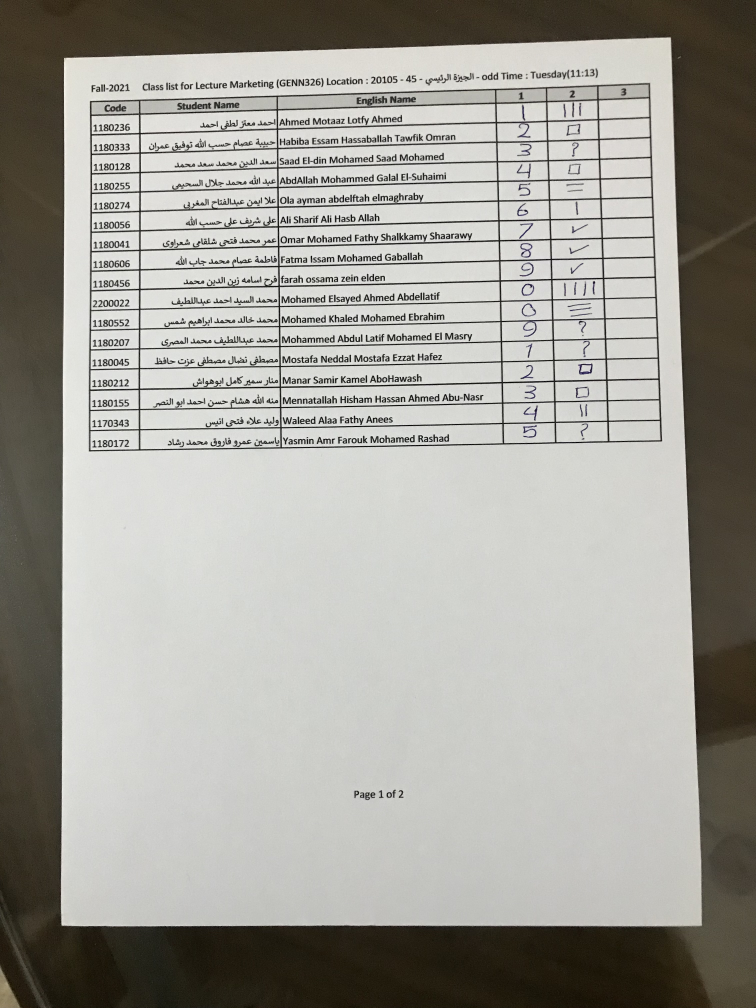
#> input picture Test/1.jpg, 3024 x 4030 px (shown at 1/4 size); its folder holds only this picture in this run
$ python -i bubble_sheet.py   (imports and definitions only)
#> lines starting #> are read from the running program, lines starting #| are printed output that depends on the picture; after the words box and inside, x2 and y2 are one past the last pixel; in counts of white or black regions, pixels touching at a corner belong together
#> further down, picture is the input picture: shape (4030, 3024, 3); mean B, G, R 152.8, 159.6, 161.2
# import the necessary packages
from modules.utils import *

from imutils.perspective import four_point_transform
from imutils import contours as COUNTOURS
import argparse
import re
from PIL import Image
import sys

# Globals
see_details = False

# functions


# [361 lines left out: functions fill_grades, read_file, check_bubble_existence, check_row_validity, get_num_of_row_bubbles, detect_one_row and 5 more, not called in this run]


def getId(image):
    original = image.copy()
    gray = cv2.cvtColor(original, cv2.COLOR_BGR2GRAY)
    blurred = cv2.GaussianBlur(gray, (5, 5), 0)
    edged = cv2.Canny(blurred, 75, 200)
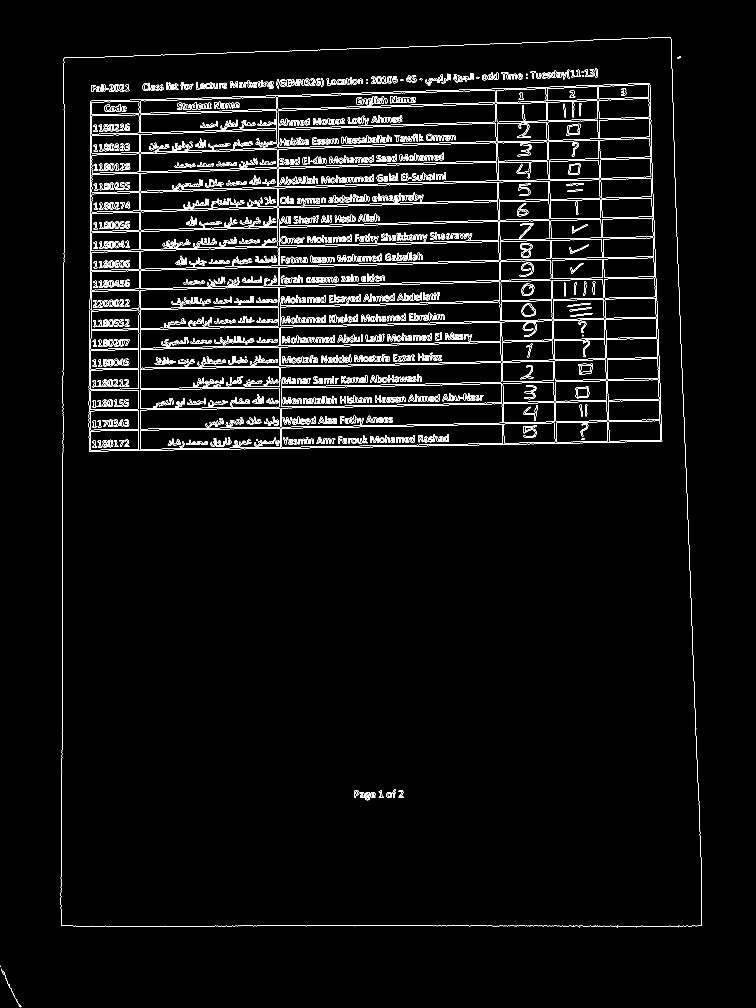
#> edged: shape (4030, 3024) (shown at 1/4 size); 2% white in thin lines or dots, all inside (x1, y1, x2, y2) = (0, 149, 2808, 4029)
    kernal = np.ones((3, 3), np.uint8)
    after_dilation = cv2.dilate(edged, kernal, iterations=2)
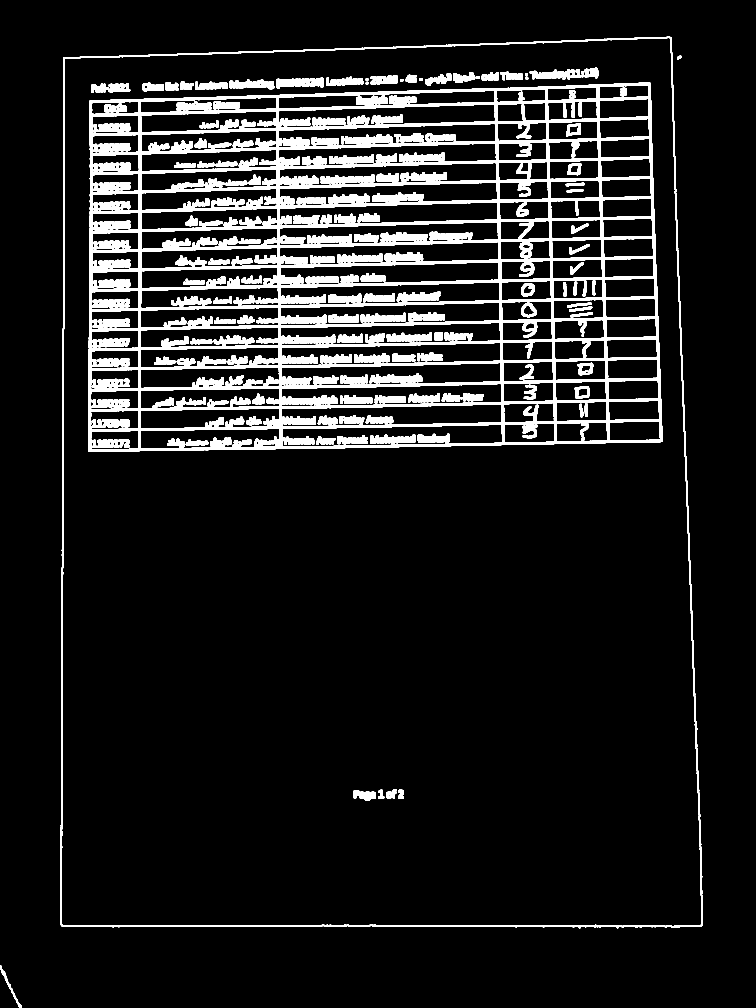
#> after_dilation: shape (4030, 3024) (shown at 1/4 size); 9.6% white; 192 white regions

    # find contours in the edged image
    contours = cv2.findContours(
        after_dilation.copy(), cv2.RETR_EXTERNAL, cv2.CHAIN_APPROX_SIMPLE)
#> contours = 4 contours; box (x1, y1, x2, y2) and area: (241, 147, 2810, 3713) 8788880, (3, 3872, 88, 4030) 1170, (2708, 223, 2725, 237) 158, (0, 3861, 6, 3870) 36
    contours = imutils.grab_contours(contours)
    idBox = None

    contours = sorted(contours, key=cv2.contourArea, reverse=True)
    # ensure that at least one contour was found
    if len(contours) > 0:
        # sort the contours according to their size in descending order
        contours = sorted(contours, key=cv2.contourArea, reverse=True)
        # loop over the sorted contours
        for cnt in contours:
            # approximate the contour
            peri = cv2.arcLength(cnt, True)
            approx = cv2.approxPolyDP(cnt, 0.02 * peri, True)
            # if our approximated contour has four points, then we sucessfully found the box
            if len(approx) == 4:
                idBox = approx
                break
#> this loop made 1 pass
#> (peri, idBox) on pass 1: (12347.7, [[2684, 148], [254, 230], [245, 3704], [2808, 3703]])

    # ensure that at least one contour was found
    box = four_point_transform(image, idBox.reshape(4, 2))
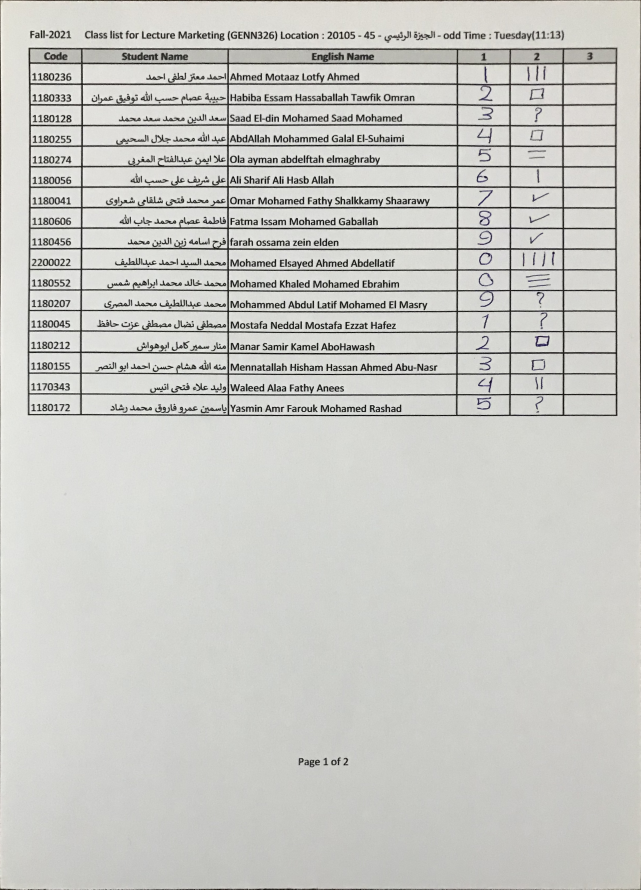
#> box: shape (3557, 2563, 3) (shown at 1/4 size); mean B, G, R 196.9, 201.2, 200.9
    if (see_details):
        show_images([box], ["ID Box"])
    roi = np.copy(box)
    kernel = cv2.getStructuringElement(cv2.MORPH_RECT, (2, 1))
    border = cv2.copyMakeBorder(
        roi, 2, 2, 2, 2, cv2.BORDER_CONSTANT, value=[255, 255])
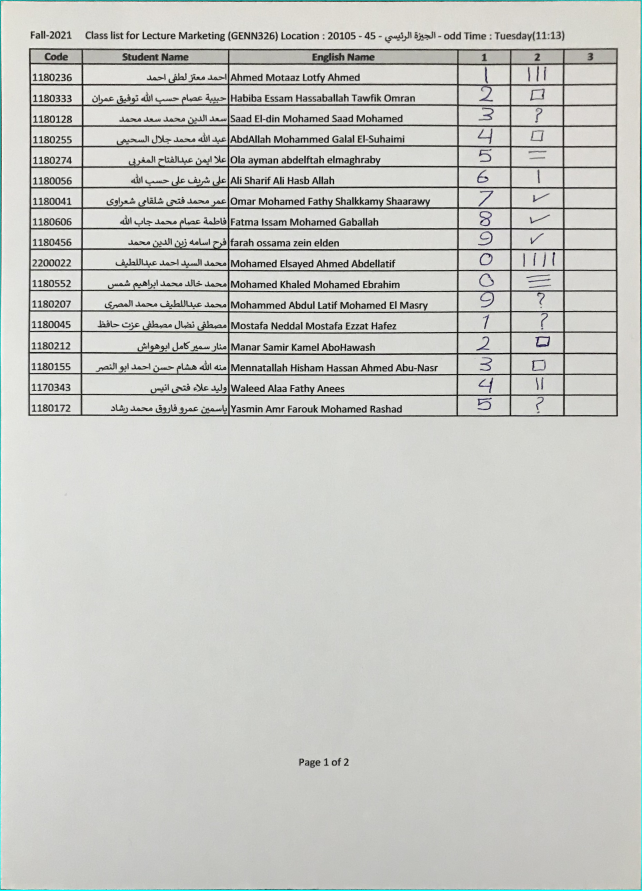
#> border: shape (3561, 2567, 3) (shown at 1/4 size); mean B, G, R 197, 201.3, 200.4
    resizing = cv2.resize(border, None, fx=2, fy=2,
                          interpolation=cv2.INTER_CUBIC)
    dilation = cv2.dilate(resizing, kernel, iterations=1)
    erosion = cv2.erode(dilation, kernel, iterations=2)
    img3 = cv2.cvtColor(erosion, cv2.COLOR_BGR2GRAY)
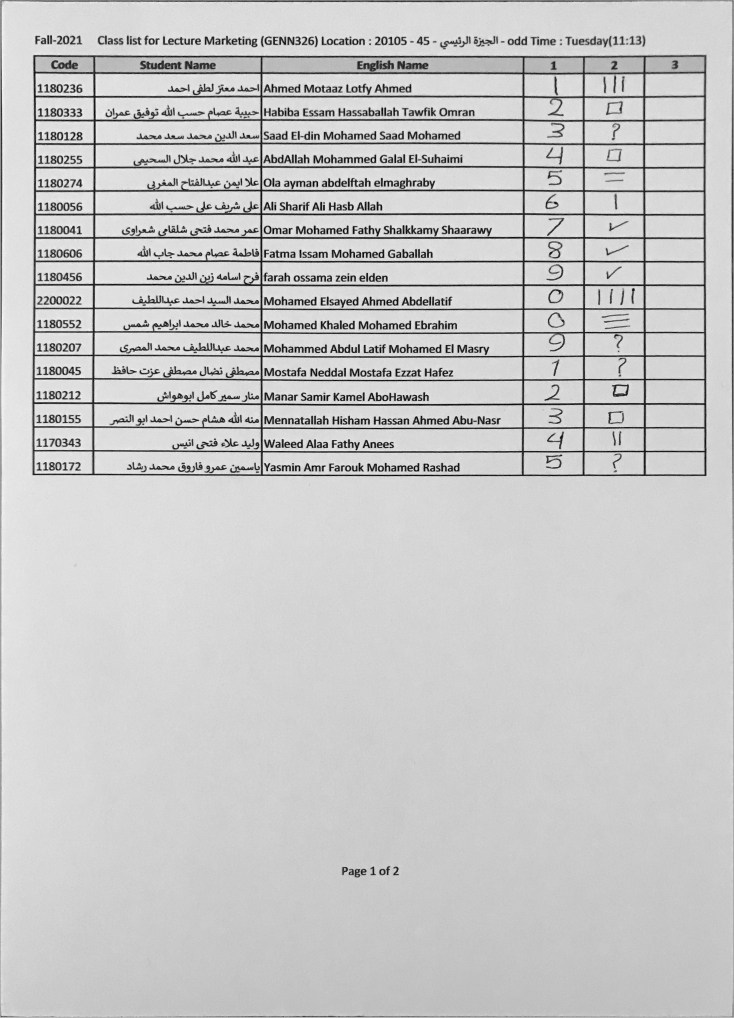
#> img3: shape (7122, 5134) (shown at 1/7 size); min 0, max 255, mean 199.8
    thresh = cv2.threshold(
        img3, 0, 255, cv2.THRESH_OTSU + cv2.THRESH_BINARY_INV)[1]
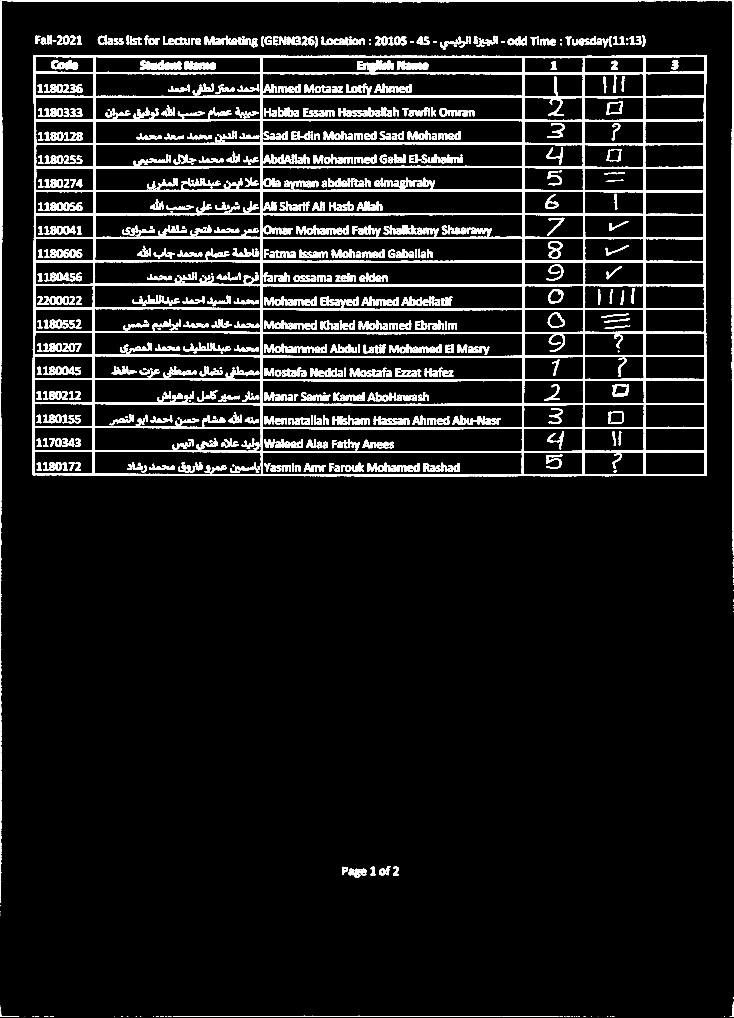
#> thresh: shape (7122, 5134) (shown at 1/7 size); 7.1% white; 1058 white regions (41 under 20 px), largest, box (x1, y1, x2, y2) and area: (226, 384, 4946, 3334) 1283869, (5, 4, 5132, 3887) 86874, (979, 422, 1272, 486) 11522
#> (the run stopped early here; a loop or call above may not have finished)

$ run again, on Test/10.jpg
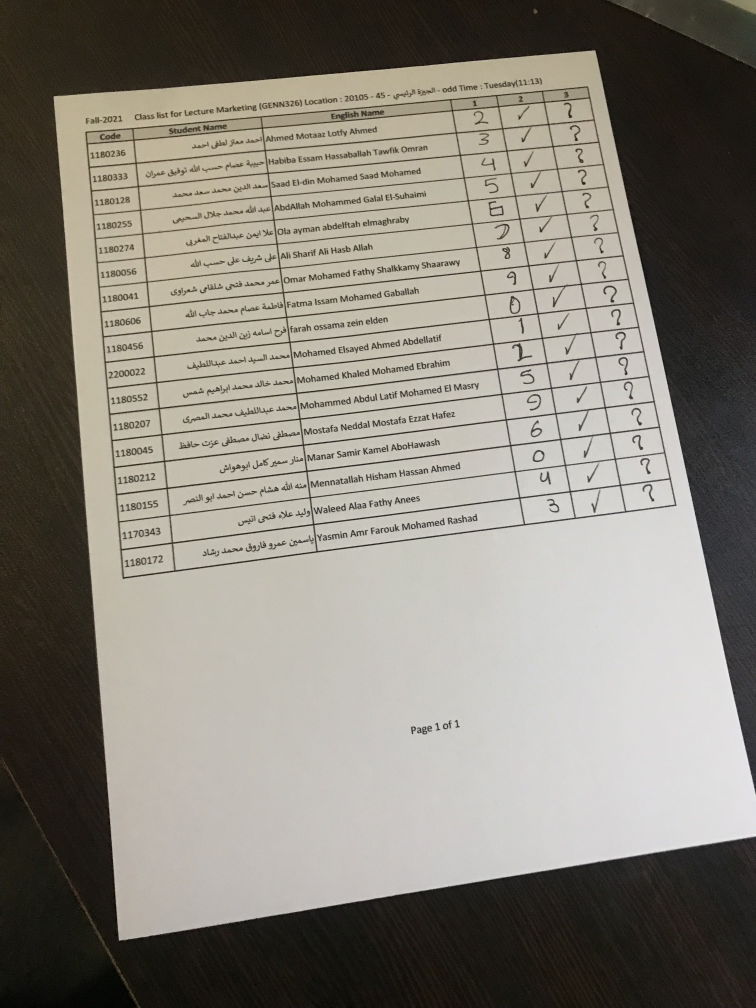
#> input picture Test/10.jpg, 3024 x 4032 px (shown at 1/4 size)
#> picture is the input picture: shape (4032, 3024, 3); mean B, G, R 122, 131.3, 135.7
#> in getId, `edged = cv2.Canny(blurred, 75, 200)`:
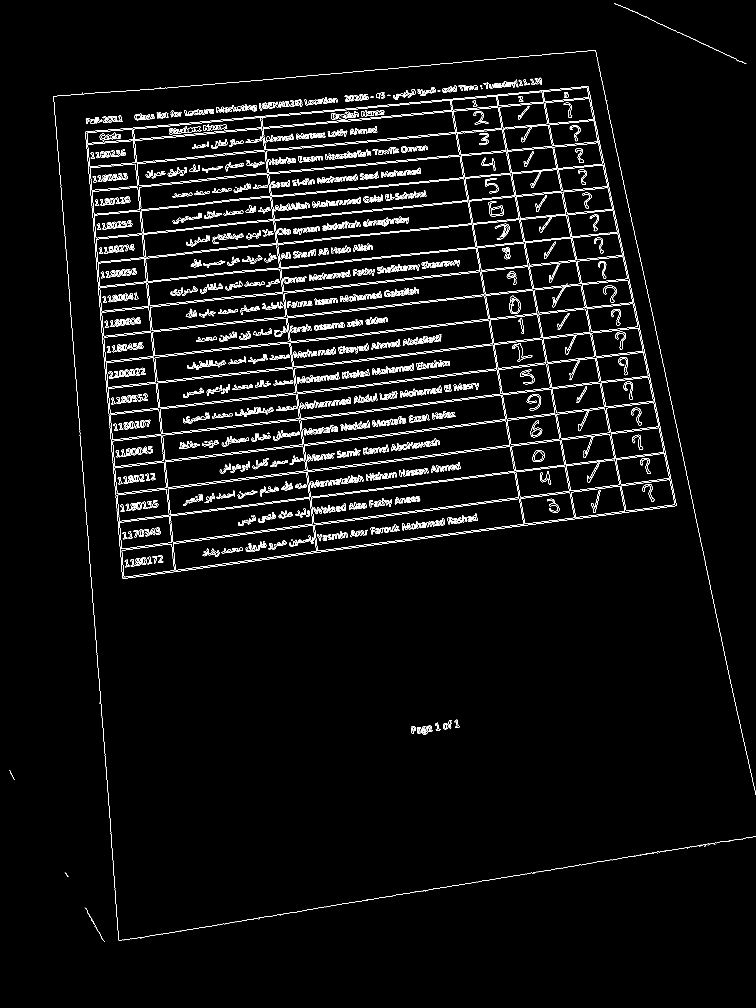
#> edged: shape (4032, 3024) (shown at 1/4 size); 1.9% white in thin lines or dots
#> after_dilation: shape (4032, 3024); 9.3% white; 245 white regions
#> contours = 31 contours; largest, box (x1, y1, x2, y2) and area: (339, 343, 2708, 2317) 3732298, (212, 199, 3024, 3766) 52566, (1035, 395, 1211, 444) 4464, (864, 416, 1030, 454) 3604, (341, 460, 493, 498) 3380
#> the loop in getId, `for cnt in contours:` made 1 pass
#> (peri, idBox) on pass 1: (8120.7, [[2353, 343], [339, 526], [489, 2316], [2707, 2024]])
#> in getId, `thresh = cv2.threshold( img3, 0, 255, cv2.THRESH_OTSU + cv2.THRESH_BIN..`:
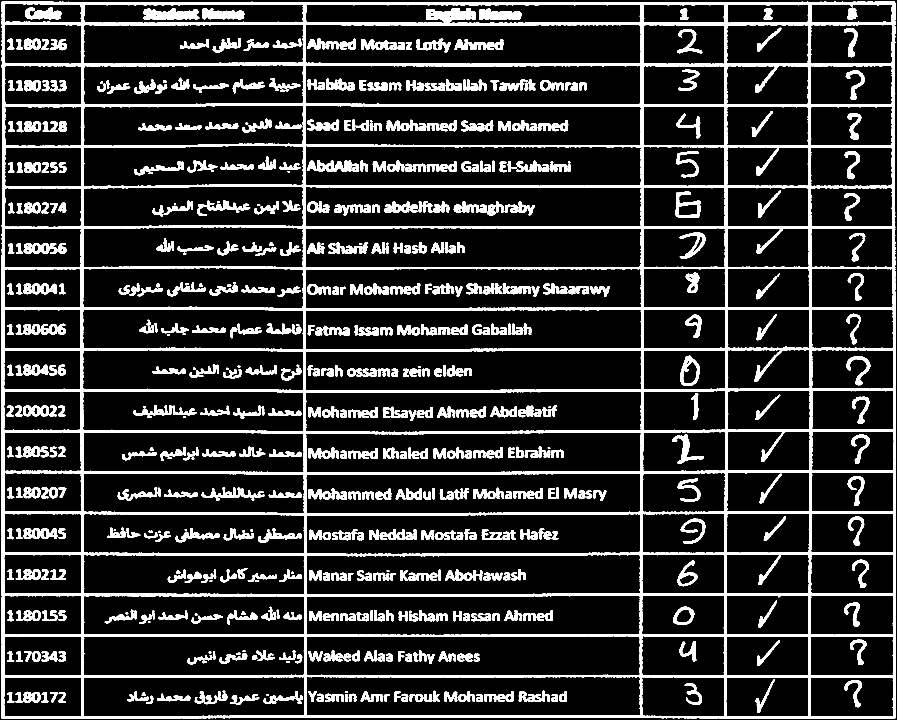
#> thresh: shape (3600, 4482) (shown at 1/5 size); 14.5% white; 820 white regions (36 under 20 px), largest, box (x1, y1, x2, y2) and area: (5, 5, 4480, 3595) 1271563, (716, 41, 997, 99) 10852, (2396, 43, 2607, 99) 8626
